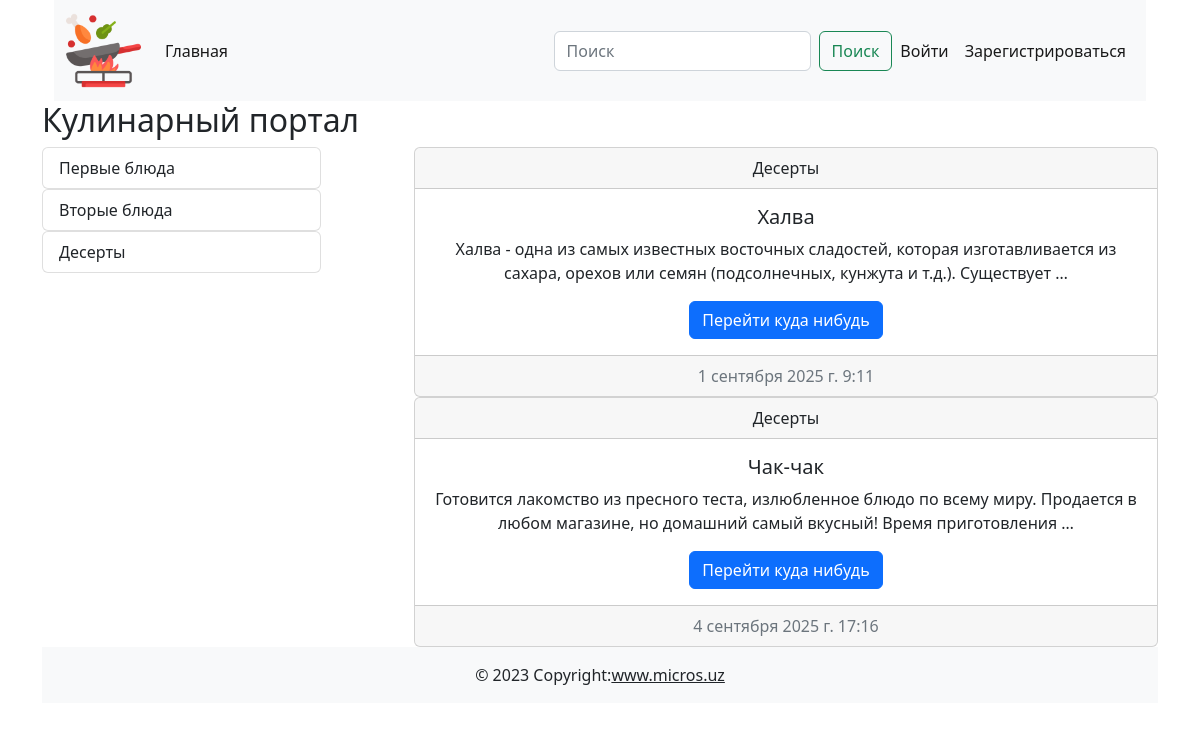
Screenshot of /category/3/ with the database file from the repository.
### cooking/models.py (models this page shows)
class Category(models.Model):
    title = models.CharField(max_length=255, verbose_name='Название категории')
    def __str__(self):
        return self.title
    def get_absolute_url(self):
        return reverse('category_list', kwargs={'pk': self.pk})
    class Meta:
        verbose_name = 'Категория'
        verbose_name_plural = 'Категории'

class Post(models.Model):
    title = models.CharField(max_length=255, verbose_name='Заголовок статьи')
    content = models.TextField(default='Скоро тут будет статья...', verbose_name='Текст статьи')
    created_at = models.DateTimeField(auto_now_add=True, verbose_name='Дата создания')
    updated_at = models.DateTimeField(auto_now=True, verbose_name='Дата обновления')
    photo = models.ImageField(upload_to='photos/', blank=True, null=True, verbose_name='Изображения')
    watched = models.IntegerField(default=0, verbose_name='Просмотры')
    is_published = models.BooleanField(default=True, verbose_name='Публикация')
    category = models.ForeignKey(Category, on_delete=models.CASCADE, related_name='posts', verbose_name='Категория')
    author = models.ForeignKey(User, default=None, null=True, blank=True, on_delete=models.CASCADE)
    def __str__(self):
        return self.title
    def get_absolute_url(self):
        return reverse('post_detail', kwargs={'pk': self.pk})
    class Meta:
        verbose_name = 'Пост'
        verbose_name_plural = 'Посты'

### cooking/views.py (the view)
# urls.py: path('category/<int:pk>/', ArticleByCategory.as_view(), name='category_list'),
class ArticleByCategory(Index):
    def get_queryset(self):
        return Post.objects.filter(category_id=self.kwargs['pk'], is_published=True)
    def get_context_data(self, *, object_list=None, **kwargs):
        context = super().get_context_data()  # context = {}
        category = Category.objects.get(pk=self.kwargs['pk'])
        context['title'] = category
        return context

### cooking/templatetags/blog_tags.py (called while the page is built)
@register.simple_tag()
def get_all_categories():
    return Category.objects.annotate(cnt=Count('posts', filter=Q(posts__is_published=True))).filter(cnt__gt=0)

### cooking/templates/cooking/index.html
{% extends 'base.html' %}
{% load blog_tags %}
{% block main %}
<h2>Кулинарный портал</h2>
<div class="d-flex justify-content-between">
    <div class="col-3">
        {% get_all_categories as categories %}
        {% for category in categories %}
        {% include 'cooking/components/_category_buttons.html' %}
        {% endfor %}
    </div>
    <div class="col-8">
        {% for post in posts %}
        {% include 'cooking/components/_post_list.html' %}
        {% endfor %}
    </div>
</div>
{% endblock main %}

### cooking/templates/cooking/components/_category_buttons.html
<div class="list-group">
    <a href="{{ category.get_absolute_url }}" class="list-group-item list-group-item-action">{{ category }}</a>
</div>

### cooking/templates/cooking/components/_post_list.html
<div class="card text-center">
    <div class="card-header">{{ post.category }}</div>
    <div class="card-body"><h5 class="card-title">{{ post }}</h5>
        <p class="card-text">{{ post.content | truncatewords:20 }}</p><a href="{{ post.get_absolute_url }}" class="btn btn-primary">Перейти куда нибудь</a>
    </div>
    <div class="card-footer text-muted">{{ post.created_at }}</div>
</div>

### rows the page displays
Category: title "Первые блюда"
Category: title "Вторые блюда"
Category: title "Десерты"
Post: category "Десерты", title "Халва", content "Халва - одна из самых известных восточных сладостей, которая изготавливается из сахара, орехов или семян (подсолнечных, кунжута и т.д.). Существует …", created_at "1 сентября 2025 г. 9:11"
Post: category "Десерты", title "Чак-чак", content "Готовится лакомство из пресного теста, излюбленное блюдо по всему миру. Продается в любом магазине, но домашний самый вкусный! Время приготовления …", created_at "4 сентября 2025 г. 17:16"
